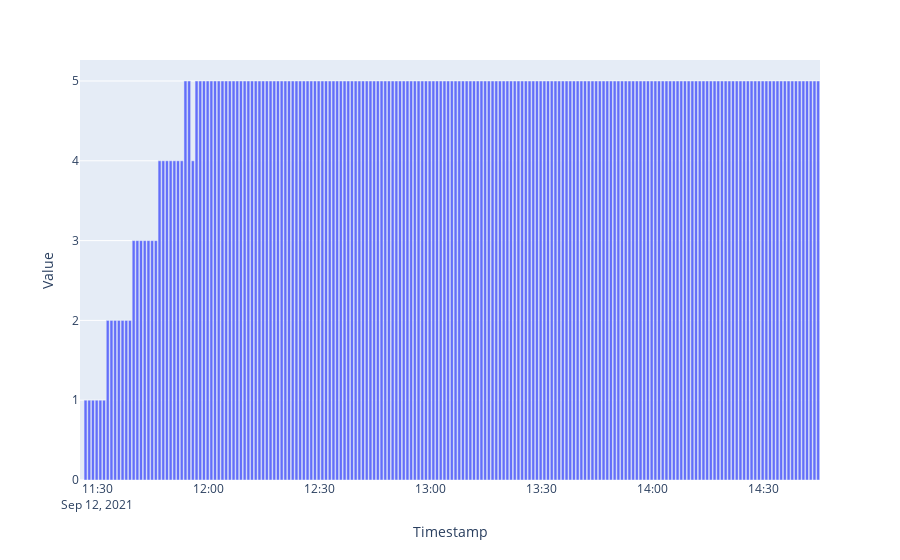

Here is the notebook cell this chart was saved with:
### Markdown cell above
## Occupied slots

### Code cell
#df = dfs['occupied_slots']
df = df_system[ df_system.Metric == Metric.BS.value ]
fig = px.bar(df, x='Timestamp', y='Value')
fig.show()

### Figure 1 — Plotly figure (JSON) as saved in the notebook; plotly's stock layout.template omitted (floating-point values rounded to 4 significant figures; data arrays with more than 128 entries replaced by an {"elided": "..."} marker saying what was removed)
{"data": [{"alignmentgroup": "True", "hovertemplate": "Timestamp=%{x}<br>Value=%{y}<extra></extra>", "legendgroup": "", "marker": {"color": "#636efa", "pattern": {"shape": ""}}, "name": "", "offsetgroup": "", "orientation": "v", "showlegend": false, "textposition": "auto", "type": "bar", "x": {"elided": "200 str values"}, "xaxis": "x", "y": {"elided": "200 int values"}, "yaxis": "y"}], "layout": {"barmode": "relative", "legend": {"tracegroupgap": 0}, "margin": {"t": 60}, "xaxis": {"anchor": "y", "domain": [0, 1], "title": {"text": "Timestamp"}}, "yaxis": {"anchor": "x", "domain": [0, 1], "title": {"text": "Value"}}}}
